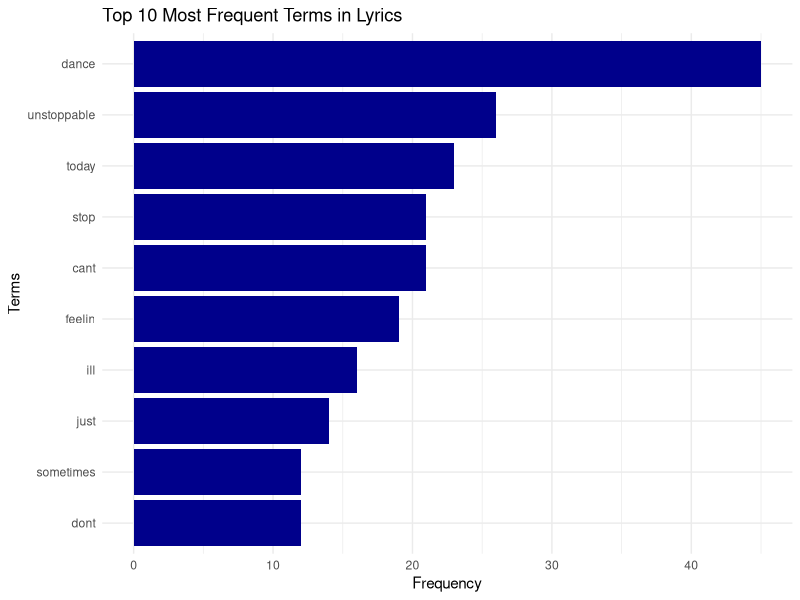
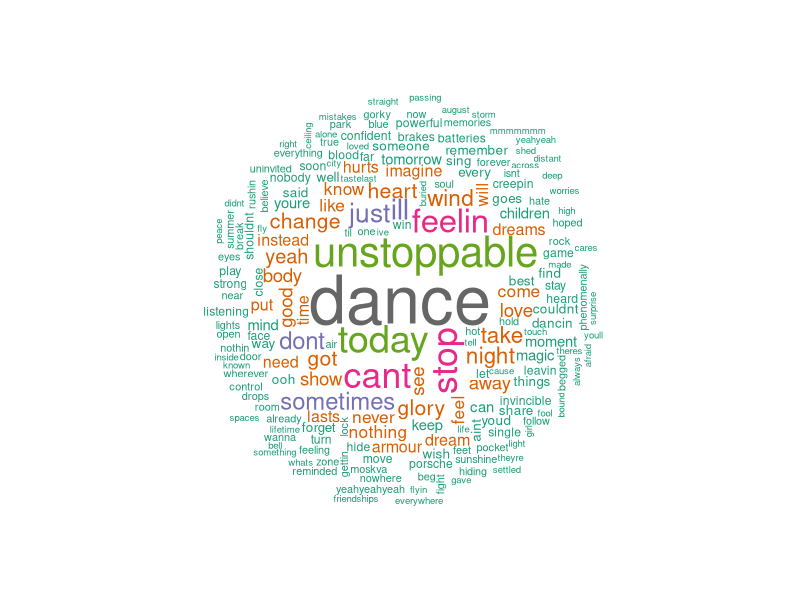

Generate these figures, in order, with R:
install.packages(c("tm", "wordcloud", "RColorBrewer", "ggplot2"))

library(tm)
library(wordcloud)
library(RColorBrewer)
library(ggplot2)

setwd("~/Desktop/Shukeri P156824/YEAR 2 SEM 1/UNSTRUCTURED/PROJECT 1_30%/Part1_Task3_text_exploration")

lyrics_data <- read.csv("five_original_lyrics_different_themes.csv")

View(lyrics_data)

corpus <- Corpus(VectorSource(lyrics_data$lyrics))

corpus <- tm_map(corpus, content_transformer(tolower))
corpus <- tm_map(corpus, removePunctuation)
corpus <- tm_map(corpus, removeNumbers)
corpus <- tm_map(corpus, removeWords, stopwords("english"))
corpus <- tm_map(corpus, stripWhitespace)

dtm <- DocumentTermMatrix(corpus)

dtm_matrix <- as.matrix(dtm)

term_frequency <- colSums(dtm_matrix)

term_frequency <- sort(term_frequency, decreasing = TRUE)

frequency_table <- data.frame(
  term = names(term_frequency),
  frequency = term_frequency
)

head(frequency_table, 10)

# write.csv(frequency_table, "lyrics_frequency_table.csv", row.names = FALSE)

top_terms <- head(frequency_table, 10)

ggplot(top_terms, aes(x = reorder(term, frequency), y = frequency)) +
  geom_bar(stat = "identity", fill = "darkblue") +
  coord_flip() +
  labs(
    title = "Top 10 Most Frequent Terms in Lyrics",
    x = "Terms",
    y = "Frequency"
  ) +
  theme_minimal()

set.seed(123)

wordcloud(
  words = frequency_table$term,
  freq = frequency_table$frequency,
  min.freq = 1,
  max.words = 200,
  random.order = FALSE,
  colors = brewer.pal(8, "Dark2")
)
